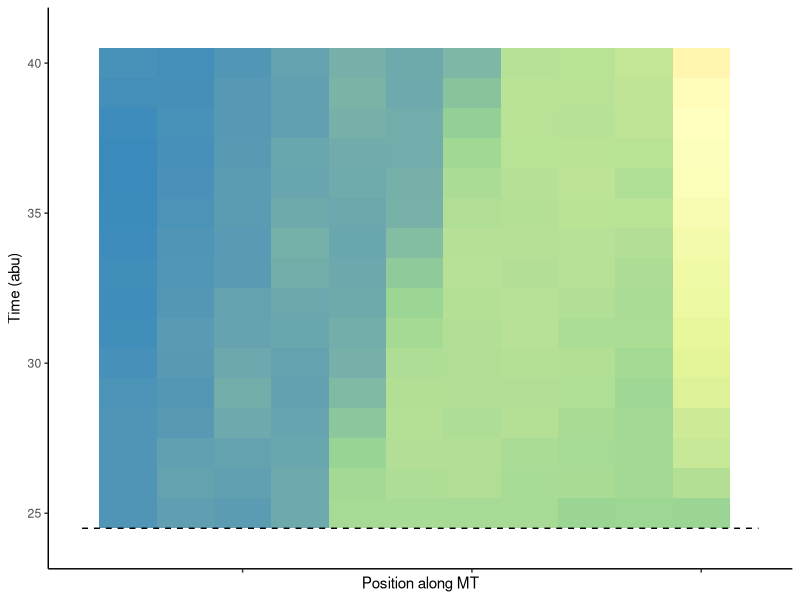
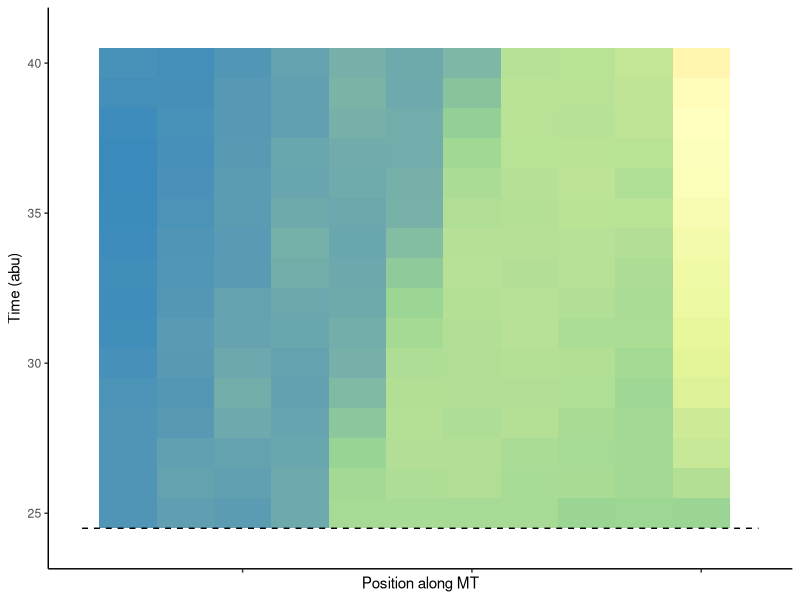
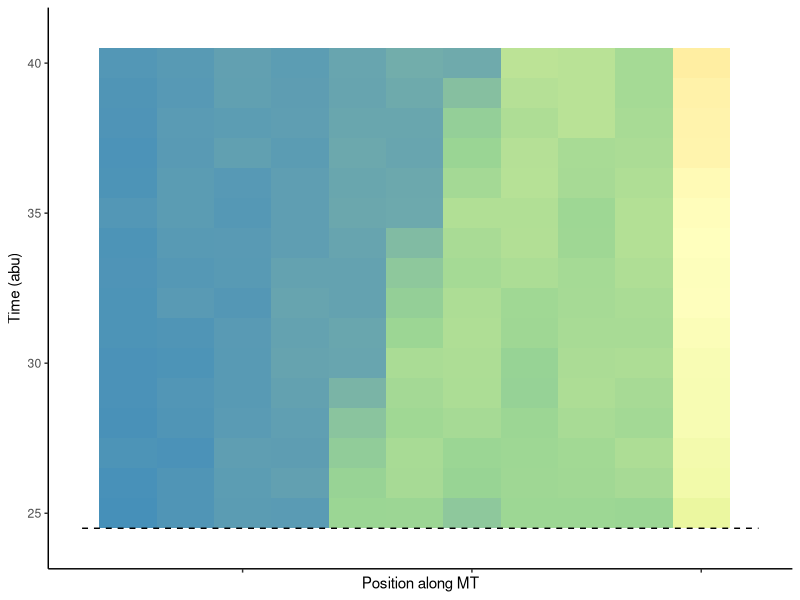
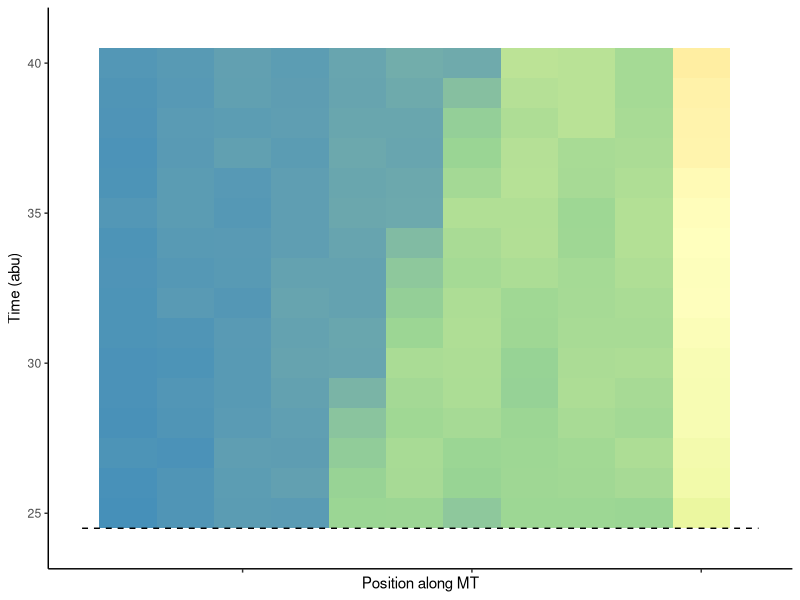
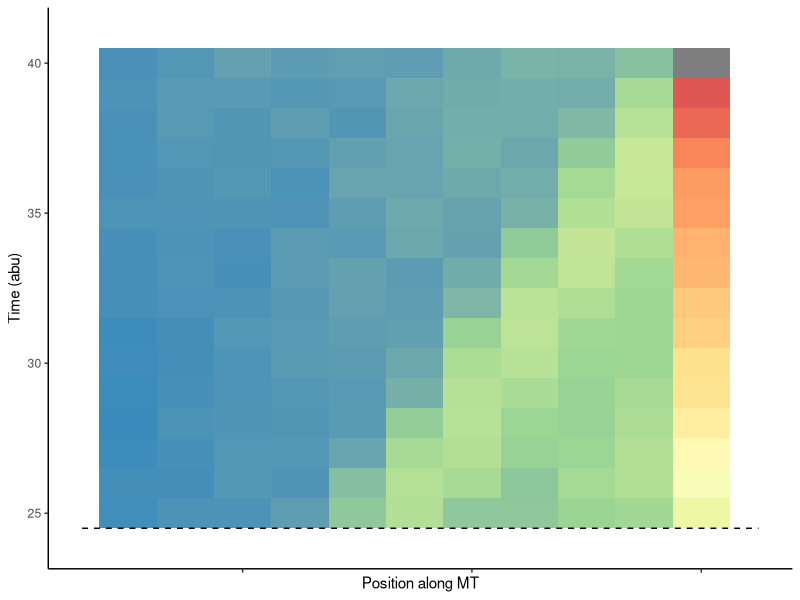
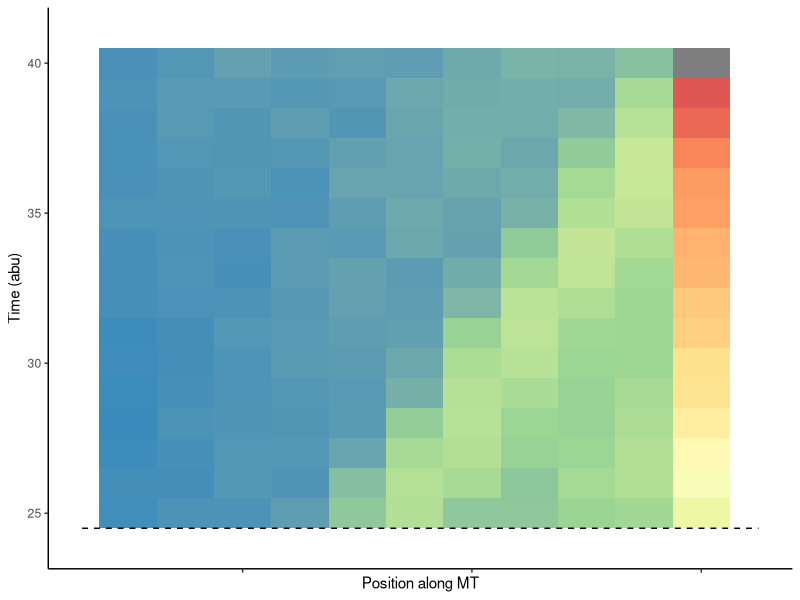
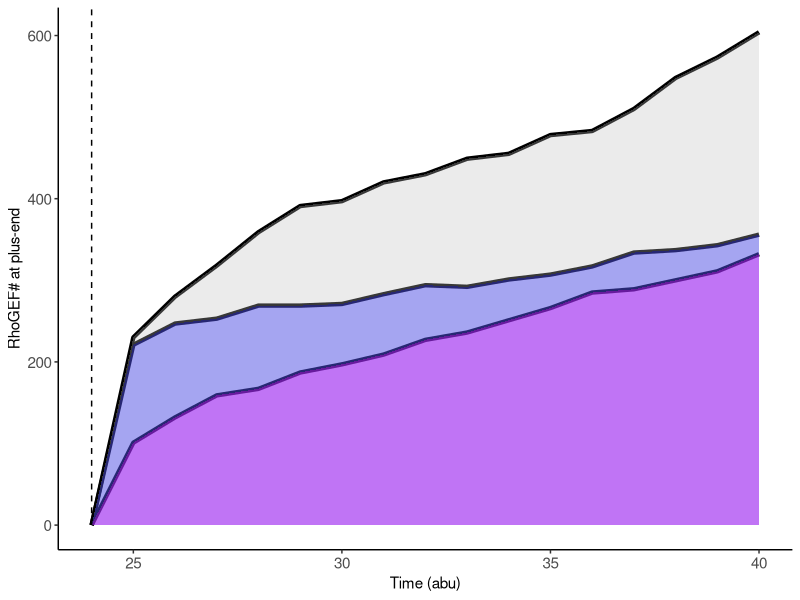
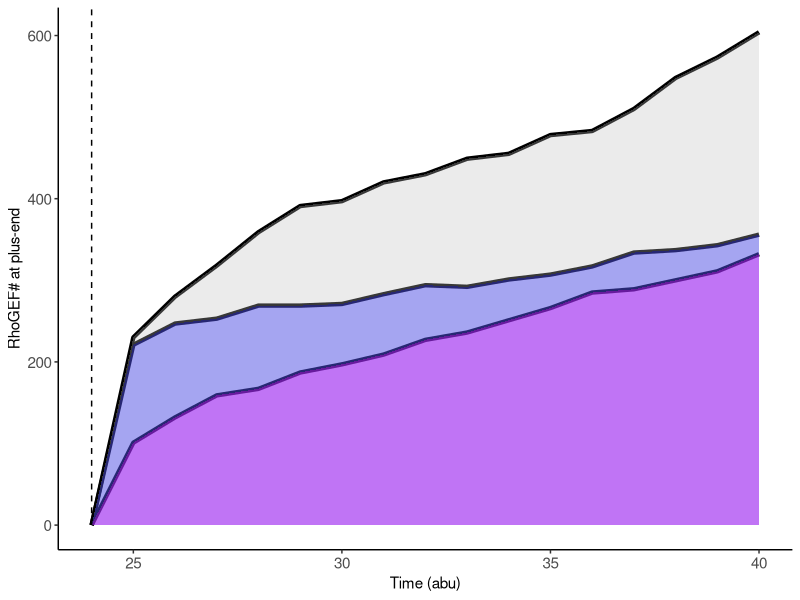

Write R code to recreate these figures, in order.
#associated with Figure S1 for "Centralspindlin-mediated transport and retention rapidly accumulates RhoGEF at microtubule plus-ends" (Warecki and Tao, 2023)
#please direct questions to: bwarecki@ucsc.edu
#this simulation will determine the distribution of Centralspindin-RhoGEF molecules along a microtubule over time

#load required packages
library(ggplot2)
library(dplyr)
library(RColorBrewer)

#simulation function:
RhoGEF.pos.time <- function(total.time, numCS, Plk.time, retention, relative.velocity) {
		#total.time=length of time for simulation to run
		#numCS=number of CS molecules to add to simulation
		#Plk.time=time after the start of simulation at which point RhoGEF can bind CS (represents polo phosphorylation)
		#retention=the retention rate of unbound CS at plus-end tips prior to polo phosphorylation
		#relative.velocity=how much faster/slower CS-RhoGEF transport is than unbound CS walking along microtubule
	time <- seq(0, (total.time-1)) #creates a sequence of time points
	MT.length <- 60 #arbitrary length of microtubule (position 60=plus-end tip)
		#below to name output variables
	rhogef.position <- vector() 
	rhogef.time <- vector()
	CS.num <- vector()
	CS.number <- 1 #identifier for CS molecule
		#below to define dataframes for simulation output
	d.f <- vector()
	for (i in 1:numCS) { #for every CS molecule
		CS.position <- sample(seq(1,MT.length), 1, replace=TRUE) #CS randomly associates along length of microtubule
			#below defines starting values that will be changed throughout simulation
		RhoGEF.CS.new <- 0
		RhoGEF.CS <- 0
		RhoGEF.t <- 0
		for (i in seq_along(time)) { #for every timepoint
			if (i < Plk.time) { #before polo phosphorylation
				CS.position <- CS.position+1 #CS advances forward 1 position
				if (CS.position>=MT.length) { #if CS reaches plus-end tip
					CS.ret <- sample(0:1, prob=c((1-retention), retention))[1] #determines if unbound CS remains on the plus-end tip based on entered retention value
					if (CS.ret==1) {
						CS.position <- MT.length #unbound CS is retained on plus-end tip
					} else {
						CS.position <- sample(seq(0,MT.length), 1, replace=TRUE) #CS dissociates and rebinds randomly along length of microtubule
					}
				}
				RhoGEF.t <- RhoGEF.t+1 #advances time counter for output
				RhoGEF.pos <- 0 #no RhoGEF on microtubule prior to Polo phosphorylation
				rhogef.time <- append(rhogef.time, RhoGEF.t) #add current timepoint to output
				rhogef.position <- append(rhogef.position, RhoGEF.pos) #add current RhoGEF position to output
				CS.num <- append(CS.num, CS.number) #add current CS molecule to output
			} else { #after polo phosphorylation
				if (RhoGEF.CS==0) { #for any unbound CS molecule
					RhoGEF.CS.new <- sample(0:1, prob=c(0.1,0.9))[1] #determines if RhoGEF binds CS		
				}
				if (RhoGEF.CS.new==1) {
					RhoGEF.CS <- 1 #newly bound CS will be treated as a CS-RhoGEF complex
				}
				if (RhoGEF.CS==1) {
					CS.position <- CS.position+(1*relative.velocity) #advances bound CS microtubule based on entered relative.velocity value
				} else {
					CS.position <- CS.position+1 #unbound CS advances forward 1 position
				}
				if (CS.position>=MT.length && RhoGEF.CS==1) { #for CS-RhoGEF complex at plus-end tip
					CS.ret <- sample(0:1, prob=c(0.08,0.92))[1] #probability CS-RhoGEF is retained at plus-end tip
					if (CS.ret==1) {
						CS.position <- MT.length #CS-RhoGEF retained at plus-end tip
					} else {
						CS.position <- sample(seq(0,MT.length), 1, replace=TRUE) #CS-RhoGEF dissociates and binds randomly along length of microtubule
					}
				}
				if (CS.position>=MT.length && RhoGEF.CS==0) { #for unbound CS at plus-end tip
					CS.ret <- sample(0:1, prob=c((1-retention),retention))[1] #probability CS is retained at plus-end tip based on entered retention value
					if (CS.ret==1) {
						CS.position <- MT.length #unbound CS retained at plus-end tip
					} else {
						CS.position <- sample(seq(0,MT.length), 1, replace=TRUE) #CS dissociates and binds randomly along length of microtubule
					}
				}
				RhoGEF.t <- RhoGEF.t+1 #advances time counter for output
				if (RhoGEF.CS==1) { #for CS-RhoGEF complexes
					RhoGEF.pos <- CS.position #position of Rho on microtubule = position of CS on microtubule
				} else {
					RhoGEF.pos <- 0 #for unbound CS, no RhoGEF position on microtubule
				}
				rhogef.time <- append(rhogef.time, RhoGEF.t) #add current timepoint to output
				rhogef.position <- append(rhogef.position, RhoGEF.pos) #add current Rho position to output
				CS.num <- append(CS.num, CS.number) #add current CS molecule to output
			}
			d.f <- data.frame(Pos=rhogef.position, Time=rhogef.time, CS=CS.num)	#creates data frame with each RhoGEF position along the microtubule at each time for each CS molecule
		}
		CS.number <- CS.number + 1 #create new identifier for next CS molecule
	}
	d.f.afterpolo <- filter(d.f, Time>=25) #filter data for RhoGEF position after polo phosphorylation
	return(d.f.afterpolo)
}

#run simulations under different conditions
test.null <- RhoGEF.pos.time(50,1000,25,0.0000001,1) #no unbound retention + no CS stimulation by RhoGEF
test.retain <- RhoGEF.pos.time(50,1000,25,0.89,1) #unbound retention + no CS stimulation by RhoGEF
test.retain_transport <- RhoGEF.pos.time(50,1000,25,0.89,(11/6)) #unbound retention + CS stimulation by RhoGEF

#for graphical output
#create histograms to place CS-RhoGEF molecules in bins of 5 positions along microtubule
histogram.rearrange.5 <- function(data) {
	max.time <- max(data$Time) #determine maximum time value in simulation
	initial.time <- 24
	data.binned.total <- vector() #define output
	for (i in 24:max.time) {
		d.f <- filter(data, Time==initial.time) #pull out all positions for a given time
		hist.count <- hist(d.f$Pos, plot=FALSE, breaks=seq(0,60,by=5))$counts #group counts into bins of 5
		hist.break <- seq(0,60,by=5)[2:13] #label bins
		time.list <- rep(initial.time, 12) #label time
		data.binned <- data.frame(count=hist.count, pos=hist.break, time.l=time.list) #create data frame for each time point
		data.binned.total <- rbind(data.binned.total, data.binned) #combine data frames from all time points
		initial.time <- initial.time+1 #advance time counter
	}
	return(data.binned.total)
}

#create binned data for simulations
test.null.rearrange <- histogram.rearrange.5(test.null)
test.retain.rearrange <- histogram.rearrange.5(test.retain)
test.retain_transport.rearrange <- histogram.rearrange.5(test.retain_transport)

#qualitative distribution of RhoGEF along a microtubule over time (Figure S1C)
dev.new(width=2, height=2) 
ggplot(test.null.rearrange, aes(x=pos, y=time.l, fill=count)) +
	geom_tile() +
	xlim(6,65) +
	ylim(24,41) +
	scale_fill_distiller(palette="Spectral", limits=c(0,600)) +
	theme_classic() +
	annotate("segment", x=6, xend=65, y=24.5, yend=24.5, linetype="dashed") +
	guides(fill=FALSE) +
	labs(y="Time (abu)",
		 x="Position along MT") +
	theme(axis.text.x=element_blank())
ggsave("rhogef.null.tile.jpeg", dpi=1000)
	
dev.new(width=2, height=2) 
ggplot(test.retain.rearrange, aes(x=pos, y=time.l, fill=count)) +
	geom_tile() +
	xlim(6,65) +
	ylim(24,41) +
	scale_fill_distiller(palette="Spectral", limits=c(0,600)) +
	theme_classic() +
	annotate("segment", x=6, xend=65, y=24.5, yend=24.5, linetype="dashed") +
	guides(fill=FALSE) +
	labs(y="Time (abu)",
		 x="Position along MT") +
	theme(axis.text.x=element_blank())
ggsave("rhogef.retain.tile.jpeg", dpi=1000)
	
dev.new(width=2, height=2) 
ggplot(test.retain_transport.rearrange, aes(x=pos, y=time.l, fill=count)) +
	geom_tile() +
	xlim(6,65) +
	ylim(24,41) +
	scale_fill_distiller(palette="Spectral", limits=c(0,600)) +
	theme_classic() +
	annotate("segment", x=6, xend=65, y=24.5, yend=24.5, linetype="dashed") +
	guides(fill=FALSE) +
	labs(y="Time (abu)",
		 x="Position along MT") +
	theme(axis.text.x=element_blank())
ggsave("rhogef.retain_transport.jpeg", dpi=1000)
	
#quantitative comparison of RhoGEF at microtubule plus-end (last 5 positions of microtubule) for different simulations (Figure S1D)
test.null.rearrange.60 <- filter(test.null.rearrange, pos==60) #pull out data for microtubule end
test.null.rearrange.60 <- mutate(test.null.rearrange.60, test="null") #define test
test.retain.rearrange.60 <- filter(test.retain.rearrange, pos==60) #pull out data for microtubule end
test.retain.rearrange.60 <- mutate(test.retain.rearrange.60, test="retain") #define test
test.retain_transport.rearrange.60 <- filter(test.retain_transport.rearrange, pos==60) #pull out data for microtubule end
test.retain_transport.rearrange.60 <- mutate(test.retain_transport.rearrange.60, test="retain_transport") #define test
test.60 <- rbind(test.null.rearrange.60, test.retain.rearrange.60, test.retain_transport.rearrange.60) #combine dataframes

dev.new(width=2.25, height=2.25)
ggplot(test.60, aes(x=time.l, y=count, fill=rev(test))) +
	geom_line(size=1.5) +
	geom_area(position="identity", alpha=0.3) +
	theme_classic() +
	xlim(24,40) +
	guides(fill=FALSE) +
	theme(axis.text.x=element_text(size=11),
		  axis.text.y=element_text(size=11)) +
	scale_fill_manual(values=c("grey", "blue", "magenta")) +
	labs(x="Time (abu)",
		 y="RhoGEF# at plus-end") +
	annotate("segment", x=24, xend=24, y=0, yend=Inf, linetype="dashed")
ggsave("rhogef.atplustend.jpeg", dpi=1000)
	
#quantitative comparison of RhoGEF distribution along the microtubule at time=40 for each simulation (Figure S1E)
test.null.40 <- filter(test.null, Time==40) #pull RhoGEFF positions for time=40
test.null.40 <- mutate(test.null.40, test="null") #define test
test.retain.40 <- filter(test.retain, Time==40) #pull RhoGEFF positions for time=40
test.retain.40 <- mutate(test.retain.40, test="retain") #define test
test.retain_transport.40 <- filter(test.retain_transport, Time==40) #pull RhoGEFF positions for time=40
test.retain_transport.40 <- mutate(test.retain_transport.40, test="retain_transport") #define test
test.40 <- rbind(test.null.40, test.retain.40, test.retain_transport.40) #combine data frames

dev.new(width=2, height=2.25)
ggplot(test.40, aes(x=Pos, group=test, fill=test)) +
	geom_density(size=1, alpha=0.5) +
	theme_classic() +
	guides(fill=FALSE) +
	scale_fill_manual(values=c("magenta", "blue", "grey")) +
	labs(x="Position along MT",
		 y="Density of RhoGEF\nat Time=40")
ggsave("rhogef.dist.time40.jpeg", dpi=1000)
